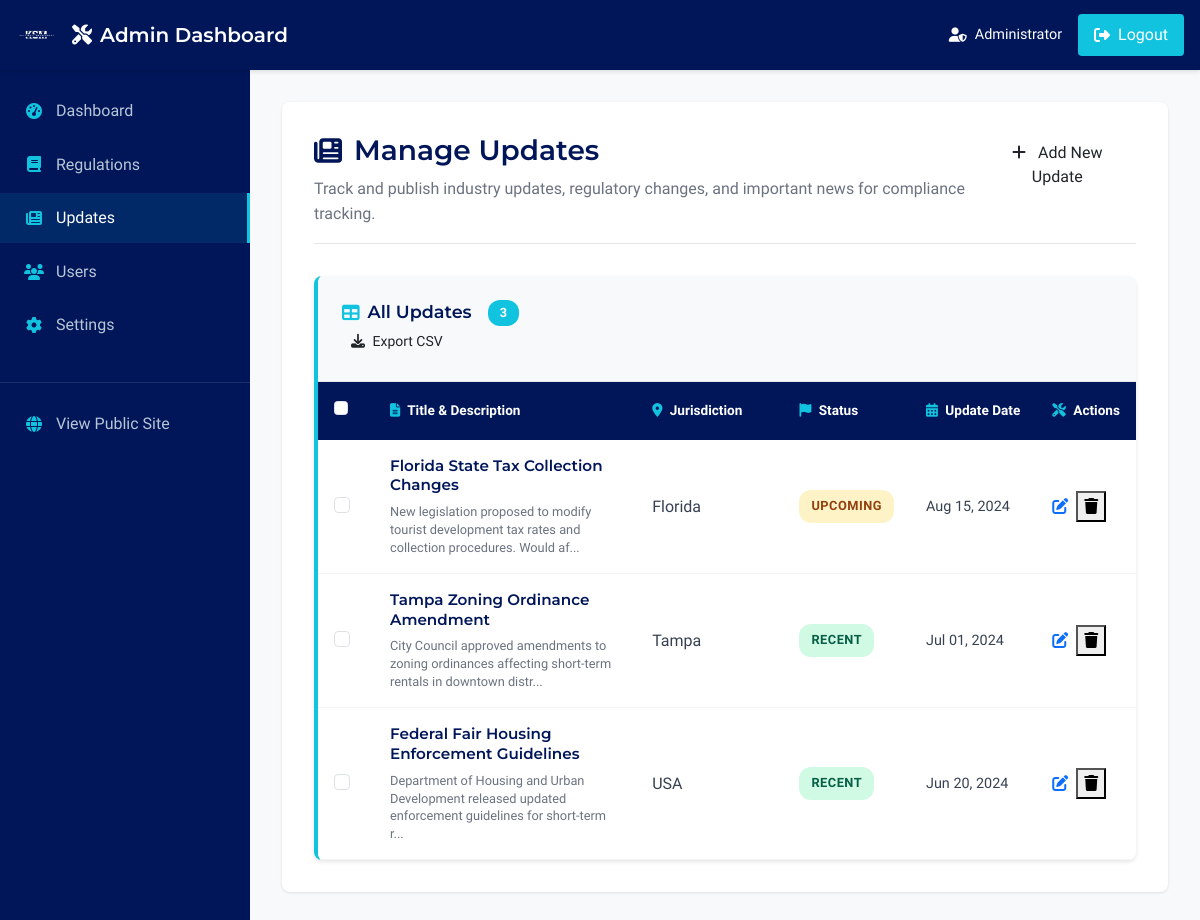
The app's page /admin/updates (signed in), older data.
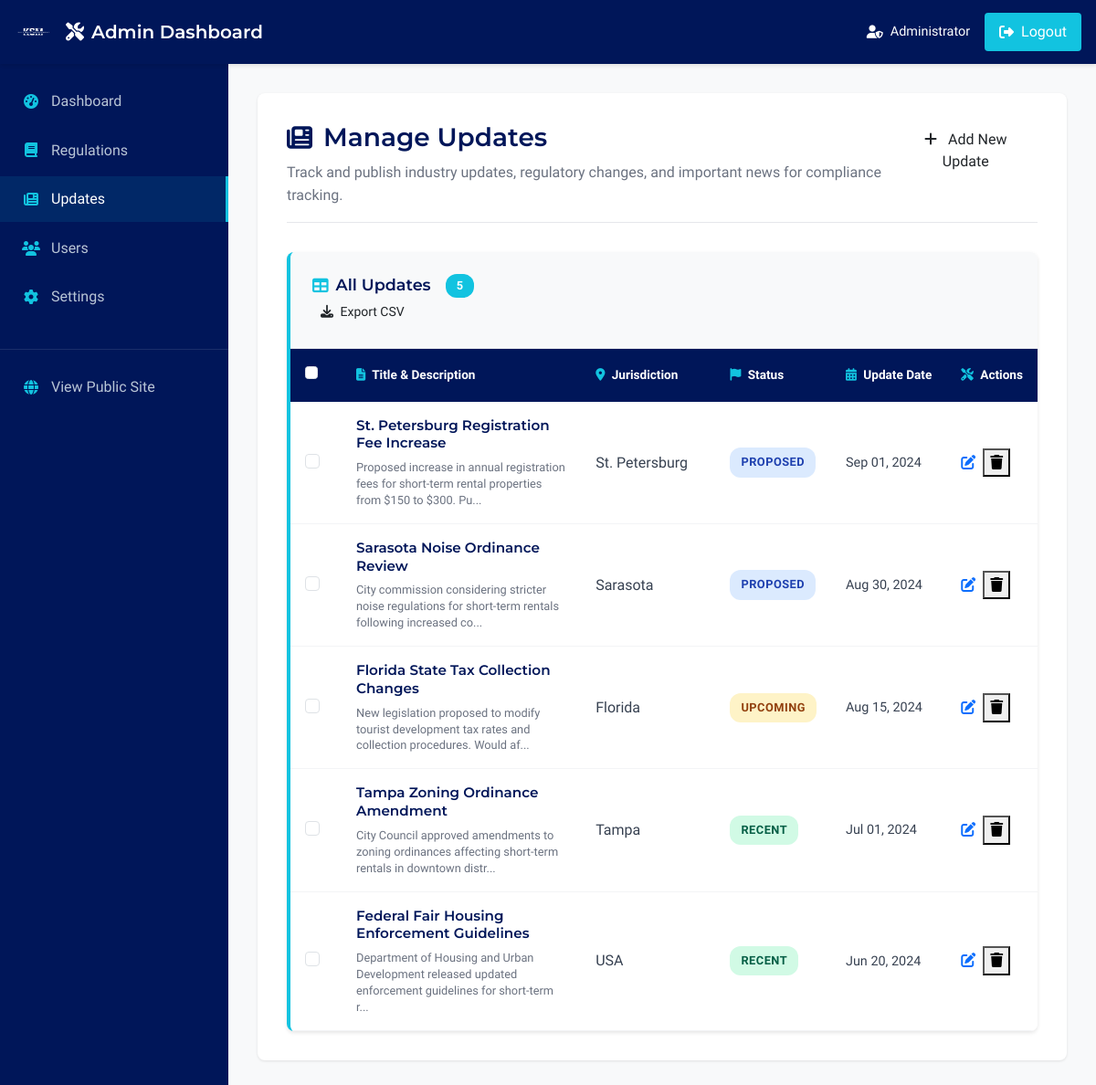
The same page, newer data.
### models.py (models this page shows, shortened)
class Update(db.Model):
    id = db.Column(db.Integer, primary_key=True)
    title = db.Column(db.String(200), nullable=False)
    description = db.Column(db.Text, nullable=False)
    jurisdiction_affected = db.Column(db.String(100), nullable=False)
    update_date = db.Column(db.Date, nullable=False)
    status = db.Column(db.String(20), nullable=False)  # Recent, Upcoming, Proposed
    category = db.Column(db.String(50), nullable=False, default='Regulatory Changes')  # Regulatory Changes, Tax Updates, Licensing Changes, Court Decisions, Industry News
    impact_level = db.Column(db.String(10), nullable=False, default='Medium')  # High, Medium, Low
    effective_date = db.Column(db.Date, nullable=True)  # When the change becomes effective
    deadline_date = db.Column(db.Date, nullable=True)  # Deadline for compliance/action
    action_required = db.Column(db.Boolean, default=False)  # Whether action is required
    action_description = db.Column(db.Text, nullable=True)  # Description of required action
    property_types = db.Column(db.String(100), nullable=False, default='Both')  # Residential, Commercial, Both
    related_regulation_ids = db.Column(db.Text, nullable=True)  # Comma-separated IDs of related regulations
    tags = db.Column(db.Text, nullable=True)  # Comma-separated tags for better categorization
    source_url = db.Column(db.String(500), nullable=True)  # Official source URL
    priority = db.Column(db.Integer, default=3)  # 1=High, 2=Medium, 3=Low (for sorting)
    created_at = db.Column(db.DateTime, default=datetime.utcnow)
    updated_at = db.Column(db.DateTime, default=datetime.utcnow, onupdate=datetime.utcnow)

### app/blueprints/admin.py (the view)
@admin_bp.route('/updates')
@require_admin_login
@log_admin_action('updates_management')
def manage_updates():
    try:
        start_time = time.time()
        updates = Update.query.order_by(Update.update_date.desc()).all()
        load_time = time.time() - start_time
        logger.info(f"Successfully loaded {len(updates)} updates for admin management in {load_time:.3f}s")
        if load_time > 1.0:
            performance_logger.warning(f"Slow update loading - Duration: {load_time:.3f}s | Count: {len(updates)}")
        return render_template('admin/manage_updates.html', updates=updates)
    except Exception as e:
        logger.error(f"Error in manage_updates: {str(e)}", exc_info=True)
        flash(f"Error loading updates: {str(e)}", 'error')
        return redirect(url_for('admin.dashboard'))

### app/blueprints/admin.py (called while the page is built, shortened)
def is_admin_logged_in():
    return 'admin_id' in session

def require_admin_login(f):
    @wraps(f)
    def decorated_function(*args, **kwargs):
        return f(*args, **kwargs)
    return decorated_function

### templates/admin/manage_updates.html (shortened to what the changed rows need)
{% extends "admin/admin_base.html" %}
{% block content %}
<div class="admin-content">
    <div class="admin-page-header">
        <div class="d-flex justify-content-between align-items-start">
            <div>
                <h1 class="admin-page-title">
                    <i class="fas fa-newspaper"></i>
                    Manage Updates
                </h1>
            </div>
        </div>
    </div>
    {% if updates %}
    <div class="admin-updates-table-card">
        <div class="updates-table-header">
            <div class="table-header-content">
                <h5 class="updates-table-title">
                    <i class="fas fa-table"></i>
                    All Updates
                    <span class="updates-count-badge">{{ updates | length }}</span>
                </h5>
                <div class="table-actions">
                    <button class="btn btn-admin-secondary btn-sm" onclick="exportUpdatesToCSV()">
                        <i class="fas fa-download me-1"></i>
                        Export CSV
                    </button>
                </div>
            </div>
        </div>
        <div class="updates-table-body">
            <div class="table-responsive">
                <table class="admin-updates-table" id="updatesTable">
                    <thead>
                        <tr>
                            <th class="title-column">
                                <i class="fas fa-file-alt me-1"></i>
                                Title & Description
                            </th>
                            <th class="jurisdiction-column">
                                <i class="fas fa-map-marker-alt me-1"></i>
                                Jurisdiction
                            </th>
                            <th class="status-column">
                                <i class="fas fa-flag me-1"></i>
                                Status
                            </th>
                            <th class="date-column">
                                <i class="fas fa-calendar-alt me-1"></i>
                                Update Date
                            </th>
                            <th class="actions-column">
                                <i class="fas fa-tools me-1"></i>
                                Actions
                            </th>
                        </tr>
                    </thead>
                    <tbody>
                        {% for update in updates %}
                        <tr class="update-table-row" data-item-id="{{ update.id }}">
                            <td class="title-cell">
                                <div class="update-title-text">{{ update.title }}</div>
                                <div class="update-description-preview">
                                    {{ update.description[:100] }}{% if update.description|length > 100 %}...{% endif %}
                                </div>
                            </td>
                            <td class="jurisdiction-cell">
                                <div class="update-jurisdiction">{{ update.jurisdiction_affected }}</div>
                            </td>
                            <td class="status-cell">
                                <span class="status-badge
                                    {% if update.status == 'Recent' %}status-recent
                                    {% elif update.status == 'Upcoming' %}status-upcoming
                                    {% else %}status-proposed{% endif %}">
                                    {{ update.status }}
                                </span>
                            </td>
                            <td class="date-cell">
                                <div class="update-date">
                                    {% if update.update_date %}
                                        {{ update.update_date.strftime('%b %d, %Y') }}
                                    {% else %}
                                        Not specified
                                    {% endif %}
                                </div>
                            </td>
                            <td class="actions-cell">
                                <div class="update-actions">
                                    <a href="{{ url_for('admin.edit_update', update_id=update.id) }}"
                                       class="action-btn edit-btn"
                                       title="Edit Update">
                                        <i class="fas fa-edit"></i>
                                    </a>
                                    <button type="button"
                                            class="action-btn delete-btn"
                                            title="Delete Update"
                                            data-update-id="{{ update.id }}"
                                            data-update-title="{{ update.title }}"
                                            onclick="deleteUpdate(this)">
                                        <i class="fas fa-trash"></i>
                                    </button>
                                </div>
                            </td>
                        </tr>
                        {% endfor %}
                    </tbody>
                </table>
            </div>
        </div>
    </div>
    {% endif %}
</div>
{% endblock %}

Row changes from the older to the newer data that the page shows:
added Update: title "St. Petersburg Registration Fee Increase", description "Proposed increase in annual registration fees for short-term rental properties from $150 to $300. Pu", jurisdiction_affected "St. Petersburg", status "PROPOSED", update_date "Sep 01, 2024"
added Update: title "Sarasota Noise Ordinance Review", description "City commission considering stricter noise regulations for short-term rentals following increased co", jurisdiction_affected "Sarasota", status "PROPOSED", update_date "Aug 30, 2024"
Text that changed along with them:
{{ updates | length }}: "3" → "5"
